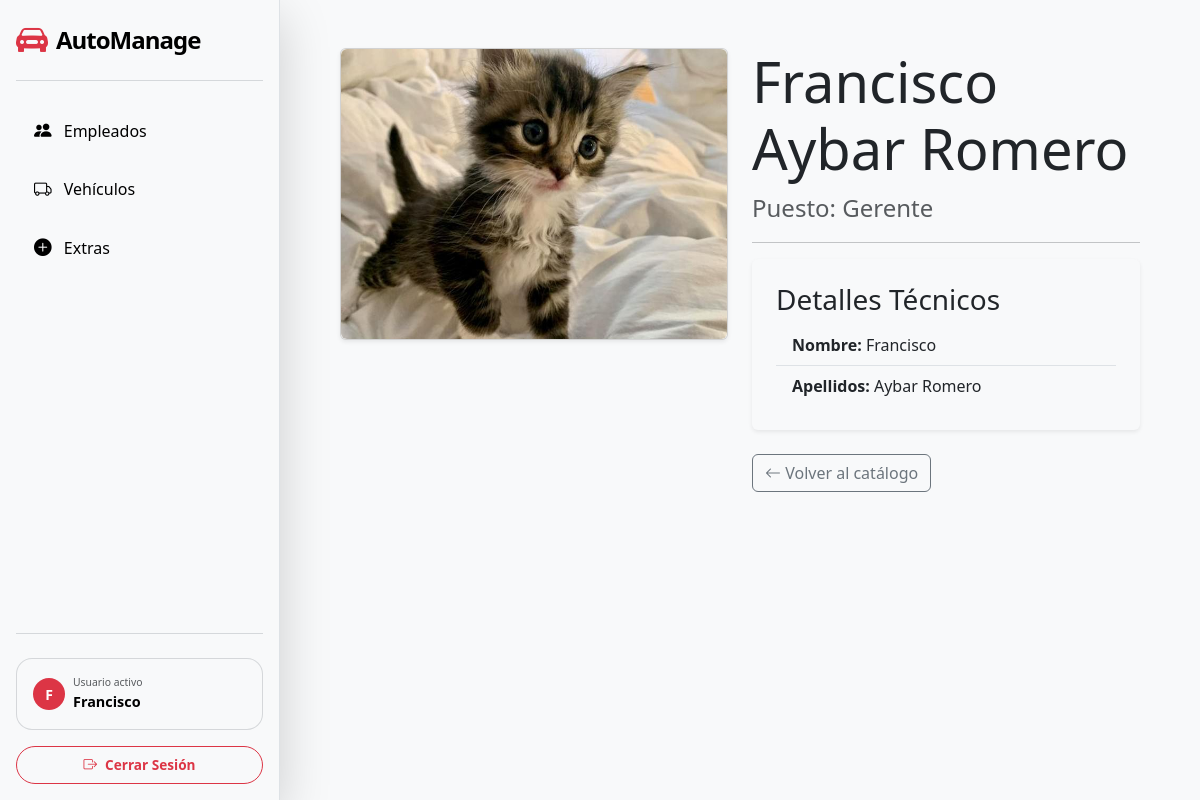
Page /employees/2/ (signed in) on the committed database.
### app_agencia_coches/models.py (models this page shows, shortened)
class Employee (models.Model):
    user = models.OneToOneField(
        User,
        on_delete = models.CASCADE,
        null = True,
        blank = True
    )
    nombre = models.CharField (
        verbose_name = 'Nombre',
        max_length = 100,
        default = ''
    )
    apellidos = models.CharField (
        verbose_name = 'Apellidos',
        max_length = 100,
        default = ''
    )
    puesto = models.CharField (
        verbose_name = 'Puesto',
        max_length = 100,
        default = ''
    )
    fecha_contratacion = models.DateField (
        verbose_name = 'Fecha de contratacion',
        auto_now_add = True
    )
    foto = models.ImageField (
        verbose_name = 'Foto',
        upload_to = "empleados/",
        blank = True,
        null = True
    )

### app_agencia_coches/views.py (the view)
# urls.py: path('employees/<int:pk>/', views.employee_detail, name='employee_detail'),
@login_required
def employee_detail(request, pk):
    employee = get_object_or_404(Employee, pk=pk)
    return render(request, 'employee/employee_detail.html', {'employee': employee})

### app_agencia_coches/templates/employee/employee_detail.html
{% extends "index.html" %}
{% block content %}
<div class="container mt-5">
    <div class="row">
        <div class="col-md-6 mb-4">
            <div class="card shadow-sm">
                {% if employee.foto %}
                    <img src="{{ employee.foto.url }}" class="img-fluid rounded" alt="{{ employee.nombre }} {{ employee.apellidos }}">
                {% else %}
                    <div class="bg-light d-flex justify-content-center align-items-center" style="height: 400px;">
                        <i class="bi bi-image fs-1 text-secondary"></i>
                    </div>
                {% endif %}
            </div>
        </div>
        <div class="col-md-6">
            <h1 class="display-4">{{ employee.nombre }} {{ employee.apellidos }}</h1>
            <p class="text-muted fs-4">Puesto: {{ employee.puesto }}</p>
            <hr>
            <div class="bg-light p-4 rounded shadow-sm">
                <h3>Detalles Técnicos</h3>
                <ul class="list-group list-group-flush">
                    <li class="list-group-item bg-transparent"><strong>Nombre:</strong> {{ employee.nombre }}</li>
                    <li class="list-group-item bg-transparent"><strong>Apellidos:</strong> {{ employee.apellidos }}</li>
                </ul>
            </div>
            <div class="mt-4 d-flex flex-column flex-sm-row gap-2">
                <a href="{% url 'employees' %}" class="btn btn-outline-secondary">
                    <i class="bi bi-arrow-left"></i> Volver al catálogo
                </a>
            </div>
        </div>
    </div>
</div>
{% endblock content %}

### app_agencia_coches/templates/index.html (shortened to what this page needs)
<!doctype html>
<html lang="es-ES">
    <head>
        {% block css %}
        <link
            href="https://cdn.jsdelivr.net/npm/bootstrap@5.3.2/dist/css/bootstrap.min.css"
            rel="stylesheet"
        />
        {% endblock css %}
        {% block icon %}
        <link rel="stylesheet" href="https://cdn.jsdelivr.net/npm/bootstrap-icons@1.13.1/font/bootstrap-icons.min.css">
        {% endblock icon %}
        {% load static %}
        <link rel="stylesheet" href="{% static 'css/blur_detalles.css' %}">
        <link rel="stylesheet" href="{% static 'css/style_sidebar.css' %}">
    </head>
    <body>
        <div id="wrapper" class="d-flex">
            <nav id="sidebar" class="bg-light shadow-lg d-flex flex-column p-3 sticky-top" style="min-width: 280px; height: 100vh;">
                <div class="d-flex justify-content-between align-items-center border-bottom border-secondary border-opacity-25 pb-3 mb-4">
                    <a href="{% url 'dashboard' %}" class="d-flex align-items-center text-decoration-none">
                        <i class="bi bi-car-front-fill fs-2 text-danger me-2"></i>
                        <span class="fs-4 fw-bold text-black" style="letter-spacing: -1px;">AutoManage</span>
                    </a>
                </div>
                <ul class="nav nav-pills flex-column mb-auto">
                    <li class="nav-item mb-2">
                        <a class="nav-link custom-nav-link {% if request.resolver_match.url_name == 'employees' %}active{% endif %}" href="{% url 'employees' %}">
                            <i class="bi bi-people-fill me-2"></i> Empleados
                        </a>
                    </li>
                    <li class="nav-item mb-2">
                        <a class="nav-link custom-nav-link {% if request.resolver_match.url_name == 'cars' %}active{% endif %}" href="{% url 'cars' %}">
                            <i class="bi bi-truck me-2"></i> Vehículos
                        </a>
                    </li>
                    <li class="nav-item mb-2">
                        <a class="nav-link custom-nav-link {% if request.resolver_match.url_name == 'extras' %}active{% endif %}" href="{% url 'extras' %}">
                            <i class="bi bi-plus-circle-fill me-2"></i> Extras
                        </a>
                    </li>
                </ul>
                <hr class="text-secondary opacity-25">
                <div class="user-footer mt-2">
                    {% if user.is_authenticated %}
                        <div class="p-3 rounded-4 mb-3 border border-secondary border-opacity-25" style="background: rgba(255,255,255,0.03);">
                            <div class="d-flex align-items-center">
                                <div class="bg-danger rounded-circle d-flex align-items-center justify-content-center me-2" style="width: 32px; height: 32px;">
                                    <span class="text-white fw-bold small">{{ user.username|first|upper }}</span>
                                </div>
                                <div class="overflow-hidden">
                                    <small class="text-muted d-block" style="font-size: 0.65rem; text-uppercase: bold;">Usuario activo</small>
                                    <span class="text-black fw-bold d-block text-truncate" style="font-size: 0.9rem;">{{ user.username }}</span>
                                </div>
                            </div>
                        </div>
                        <form action="{% url 'logout' %}" method="post" class="m-0">
                            <button type="submit" class="btn btn-outline-danger w-100 rounded-pill py-2 fw-bold d-flex align-items-center justify-content-center transition-all" style="font-size: 0.85rem;">
                                <i class="bi bi-box-arrow-right me-2"></i> Cerrar Sesión
                            </button>
                        </form>
                    {% endif %}
                </div>
            </nav>
            <main class="main-content w-100 bg-light px-3 px-md-5">
                <div class="toast-container position-fixed bottom-0 end-0 p-3">
                </div>
                {% block content %}{% endblock %}
            </main>
        </div>
    </body>
</html>

### static/css/style_sidebar.css (style rules this page uses)
#wrapper { display: flex; align-items: stretch; }
#sidebar { min-width: 280px; max-width: 280px; height: 100vh; position: fixed; top: 0; left: 0; display: flex; flex-direction: column; z-index: 1000; background-color: #fff; border-right: 1px solid #dee2e6; }
.main-content { flex: 1; margin-left: 280px; min-height: 100vh; background-color: #f8f9fa; }
#sidebar { transition: all 0.3s ease; }
.custom-nav-link { color: #000 !important; font-weight: 500; border-radius: 12px !important; padding: 12px 18px !important; transition: all 0.2s ease; }
.custom-nav-link i { font-size: 1.1rem; }

### rows in the picture
Employee: foto (picture), nombre "Francisco", apellidos "Aybar Romero", puesto "Gerente"

### other values in the picture
{{ user.username|first|upper }} "F"
{{ user.username }} "Francisco"
